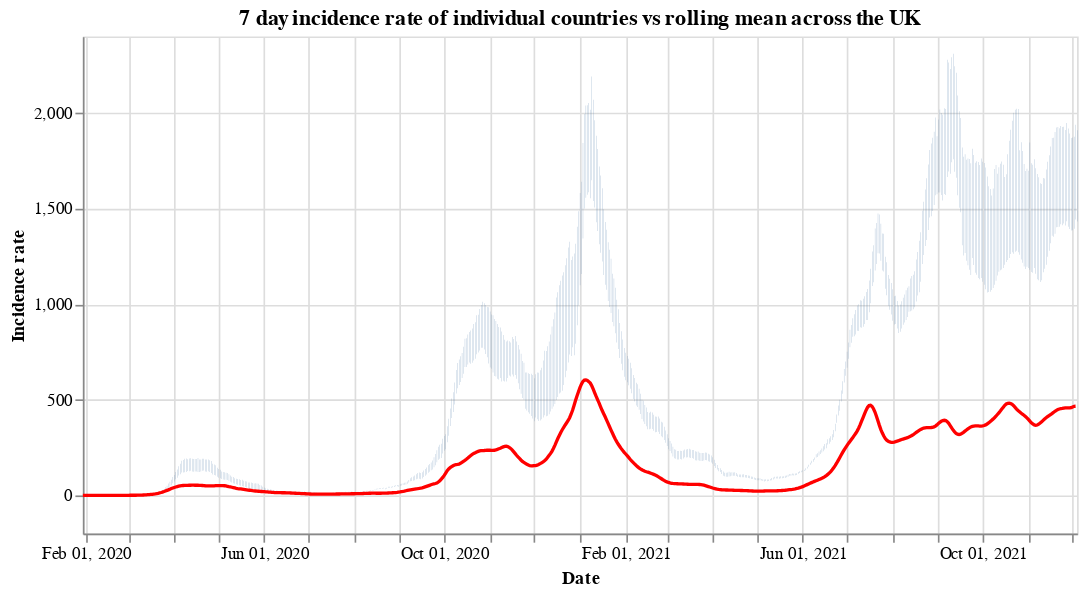

Source (notebook cell):
### Code cell
#collapse
countries = uk_cases['areaName'].unique()
countries.sort()

selection = alt.selection_single(
    name='Select',
    fields=['areaName'],
    init={'areaName': 'Wales'},
    bind={'areaName': alt.binding_select(options=countries)}
)

# scatter plot, modify opacity based on selection
bars = alt.Chart(uk_cases).mark_bar().add_selection(
    selection
).encode(
    x=alt.X("yearmonthdate(date):T", axis=alt.Axis(title='Date')),
    y=alt.Y("weeklyCasesRate:Q", axis=alt.Axis(title='Incidence rate')),
    tooltip='weeklyCasesRate:Q',
    opacity=alt.condition(selection, alt.value(1), alt.value(0))
).properties(title=f'7 day incidence rate of individual countries vs rolling mean across the UK', width=600)

line = alt.Chart(overview_cases).mark_line(
    color='red',
    size=2,
).transform_window(
    rolling_mean='mean(weeklyCasesRate)',
    frame=[0, 7]
).encode(
    x='yearmonthdate(date):T',
    y='rolling_mean:Q'
)

alt.layer(bars, line)

### Figure 1 — Vega-Lite specification as saved in the notebook (floating-point values rounded to 4 significant figures; data arrays with more than 128 entries replaced by an {"elided": "..."} marker saying what was removed)
{"config": {"view": {"continuousWidth": 400, "continuousHeight": 300}}, "layer": [{"data": {"name": "data-f351089e02c0a9f148e133e820d8dffa"}, "mark": "bar", "encoding": {"opacity": {"condition": {"value": 1, "selection": "Select"}, "value": 0}, "tooltip": {"type": "quantitative", "field": "weeklyCasesRate"}, "x": {"type": "temporal", "axis": {"title": "Date"}, "field": "date", "timeUnit": "yearmonthdate"}, "y": {"type": "quantitative", "axis": {"title": "Incidence rate"}, "field": "weeklyCasesRate"}}, "selection": {"Select": {"type": "single", "fields": ["areaName"], "init": {"areaName": "Wales"}, "bind": {"areaName": {"input": "select", "options": ["England", "Northern Ireland", "Scotland", "Wales"]}}}}, "title": "7 day incidence rate of individual countries vs rolling mean across the UK", "width": 600}, {"data": {"name": "data-b23eb672b497919932812b60b671f70b"}, "mark": {"type": "line", "color": "red", "size": 2}, "encoding": {"x": {"type": "temporal", "field": "date", "timeUnit": "yearmonthdate"}, "y": {"type": "quantitative", "field": "rolling_mean"}}, "transform": [{"window": [{"op": "mean", "field": "weeklyCasesRate", "as": "rolling_mean"}], "frame": [0, 7]}]}], "$schema": "https://vega.github.io/schema/vega-lite/v4.8.1.json", "datasets": {"data-f351089e02c0a9f148e133e820d8dffa": {"elided": "2604 records"}, "data-b23eb672b497919932812b60b671f70b": {"elided": "674 records"}}}
